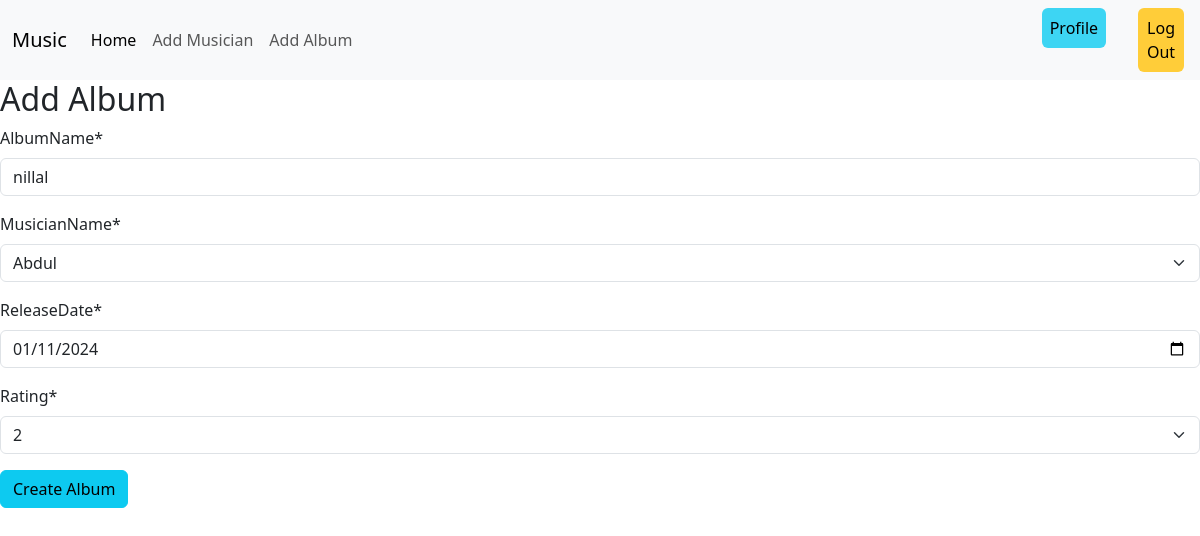
The app's page /album/editalbum/3/ (signed in) with its own data.
### albums/models.py (models this page shows, shortened)
class AlbumModel(models.Model):
    AlbumName = models.CharField(max_length=20)
    MusicianName = models.ForeignKey(MusicianModel,on_delete=models.CASCADE)
    releaseDate = models.DateField()
    rating = models.IntegerField(choices=[(i, str(i)) for i in range(1,6)])

### albums/views.py (the view)
# urls.py: path('editalbum/<int:id>/',views.EditAlbumView.as_view(),name='edit_album'),
@method_decorator(login_required, name='dispatch')
class EditAlbumView(UpdateView):
    model = models.AlbumModel
    form_class = forms.AlbumModelForm
    template_name = 'add_album.html'
    pk_url_kwarg = 'id'
    success_url = reverse_lazy('musician')

### albums/forms.py
class AlbumModelForm(forms.ModelForm):
    class Meta:
        model = AlbumModel
        fields = '__all__'
        widgets = {
            'releaseDate': forms.DateInput(attrs={'type': 'date'}),
        }

### musicians/models.py (called while the page is built)
    def __str__(self):
        return self.First_name

### albums/templates/add_album.html (shortened to what this page needs)
{% extends "base.html" %}
{% load crispy_forms_tags %}
{% block content %}
<form action="" method="post">
    <h2>Add Album</h2>
    {{form | crispy}}
    <button class="btn btn-info">Create Album</button>
</form>
{% endblock content %}

### records on screen
AlbumModel: AlbumName "nillal", MusicianName "Abdul", releaseDate "01/11/2024", rating "2"
